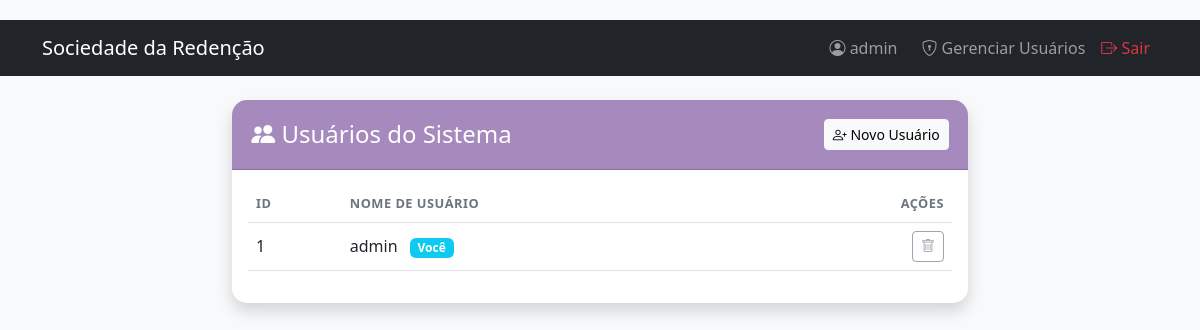
The app's page /usuarios (signed in) with its own data.
### models.py (models this page shows)
class Usuario(db.Model):
    id = db.Column(db.Integer, primary_key=True)
    username = db.Column(db.String(50), unique=True, nullable=False)
    password = db.Column(db.String(200), nullable=False)

### app.py (the view)
@app.route('/usuarios')
@login_required
def listar_usuarios():
    usuarios = Usuario.query.order_by(Usuario.username).all()
    return render_template('usuarios.html', usuarios=usuarios)

### app.py (called while the page is built)
def login_required(f):
    @wraps(f)
    def decorated_function(*args, **kwargs):
        if 'logged_in' not in session:
            return redirect(url_for('login'))
        return f(*args, **kwargs)
    return decorated_function

@app.context_processor
def utility_processor():
    def format_currency(value):
        return f"R$ {value:,.2f}".replace('.', ',') if value is not None else "R$ 0,00"
    def format_date(value):
        return value.strftime('%d/%m/%Y') if value else ""
    def format_boolean(value):
        return "SIM" if value else "NÃO"
    return dict(format_currency=format_currency, format_date=format_date, format_boolean=format_boolean, now=datetime.now())

### templates/usuarios.html
{% extends "base.html" %}
{% block content %}
<div class="row justify-content-center">
    <div class="col-md-8">
        <div class="card shadow">
            <div class="card-header d-flex justify-content-between align-items-center">
                <h4 class="mb-0"><i class="bi bi-people-fill"></i> Usuários do Sistema</h4>
                <a href="{{ url_for('registrar_usuario') }}" class="btn btn-light btn-sm">
                    <i class="bi bi-person-plus"></i> Novo Usuário
                </a>
            </div>
            <div class="card-body">
                <div class="table-responsive">
                    <table class="table table-hover">
                        <thead>
                            <tr>
                                <th>ID</th>
                                <th>Nome de Usuário</th>
                                <th class="text-end">Ações</th>
                            </tr>
                        </thead>
                        <tbody>
                            {% for user in usuarios %}
                            <tr>
                                <td>{{ user.id }}</td>
                                <td>
                                    {{ user.username }}
                                    {% if user.id == session.user_id %}
                                        <span class="badge bg-info ms-2">Você</span>
                                    {% endif %}
                                </td>
                                <td class="text-end">
                                    {% if user.id != session.user_id %}
                                    <form action="{{ url_for('excluir_usuario', id=user.id) }}" method="POST"
                                          onsubmit="return confirm('Excluir este acesso? Ele perderá a entrada no sistema.');" class="d-inline">
                                        <button type="submit" class="btn btn-sm btn-outline-danger">
                                            <i class="bi bi-trash"></i>
                                        </button>
                                    </form>
                                    {% else %}
                                    <button class="btn btn-sm btn-outline-secondary" disabled title="Você não pode se excluir">
                                        <i class="bi bi-trash"></i>
                                    </button>
                                    {% endif %}
                                </td>
                            </tr>
                            {% endfor %}
                        </tbody>
                    </table>
                </div>
            </div>
        </div>
    </div>
</div>
{% endblock %}

### templates/base.html (shortened to what this page needs)
<!DOCTYPE html>
<html lang="pt-BR">
<head>
    <link href="https://cdn.jsdelivr.net/npm/bootstrap@5.3.0/dist/css/bootstrap.min.css" rel="stylesheet">
    <link rel="stylesheet" href="https://cdn.jsdelivr.net/npm/bootstrap-icons@1.10.0/font/bootstrap-icons.css">
    <link rel="stylesheet" href="{{ url_for('static', filename='css/style.css') }}">
</head>
<body>
    <nav class="navbar navbar-expand-lg navbar-dark bg-dark mb-4">
        <div class="container">
            <a class="navbar-brand" href="{{ url_for('index') }}">Sociedade da Redenção</a>
            {% if session.logged_in %}
            <div class="navbar-nav ms-auto">
                <span class="navbar-text me-3"><i class="bi bi-person-circle"></i> {{ session.username }}</span>
                <a class="nav-link" href="{{ url_for('listar_usuarios') }}"><i class="bi bi-shield-lock"></i> Gerenciar Usuários</a>
                <a class="nav-link text-danger" href="{{ url_for('logout') }}"><i class="bi bi-box-arrow-right"></i> Sair</a>
            </div>
            {% endif %}
        </div>
    </nav>
    <div class="container">
        {% block content %}{% endblock %}
    </div>
</body>
</html>

### static/css/style.css (style rules this page uses)
:root { --primary-color: #a689bd; --secondary-color: #2d2d2d; --success-color: #28a745; --info-color: #17a2b8; --warning-color: #ffc107; --danger-color: #dc3545; --light-color: #f8f9fa; --dark-color: #2d2d2d; }
body { background-color: #f8f9fa; font-family: 'Segoe UI', Tahoma, Geneva, Verdana, sans-serif; padding-top: 20px; }
.card { border: none; box-shadow: 0 0 25px rgba(0,0,0,0.06); border-radius: 15px; margin-bottom: 25px; }
.card-header { background-color: var(--primary-color); color: white; border-radius: 15px 15px 0 0 !important; padding: 1.2rem; font-weight: 600; }
.table { vertical-align: middle; }
.table thead th { border-top: none; text-transform: uppercase; font-size: 0.8rem; letter-spacing: 0.5px; color: #6c757d; }

### records on screen
Usuario: username "admin", id "1", shows "Você"
